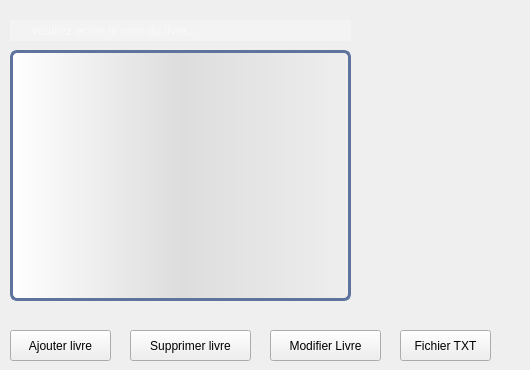
    <widget class="QWidget" name="page">
     <widget class="QPushButton" name="ajouter">
      <property name="geometry">
       <rect>
        <x>10</x>
        <y>330</y>
        <width>101</width>
        <height>31</height>
       </rect>
      </property>
      <property name="text">
       <string>Ajouter livre</string>
      </property>
     </widget>
     <widget class="QPushButton" name="supprimer">
      <property name="geometry">
       <rect>
        <x>130</x>
        <y>330</y>
        <width>121</width>
        <height>31</height>
       </rect>
      </property>
      <property name="text">
       <string>Supprimer livre</string>
      </property>
     </widget>
     <widget class="QTableView" name="afficher">
      <property name="geometry">
       <rect>
        <x>10</x>
        <y>50</y>
        <width>341</width>
        <height>251</height>
       </rect>
      </property>
      <property name="styleSheet">
       <string notr="true">QTableView {border: 3px solid #5E749C;text-align: top;padding: 4px;border-radius: 7px;border-bottom-left-radius: 7px;background: QLinearGradient( x1: 0, y1: 0, x2: 1, y2: 0,stop: 0 #fff, stop: 1 #eee,stop: 0.5 #ddd,stop: 1 #eee );width: 15px;}
QTableView::item:focus{selection-background-color: yellow;}
QScrollBar:vertical{ width: 20px; background: none; /* only these sort effect about width ...*/}
QScrollBar::handle:vertical{ border: 3px solid #5E749C;text-align: top;padding: 4px;border-radius: 5px; border-bottom-left-radius: 5px;background: QLinearGradient( x1: 0, y1: 0, x2: 1, y2: 0,stop: 0 #fff, stop: 1 #eee,stop: 0.5 #ddd,stop: 1 #eee ); width: 25px; min-height: 20px; max-height: 25px; /*these sort no effect*/ }
QScrollBar::add-page:vertical {border: 3px solid red;text-align: top;padding: 4px;border-radius: 5px; border-bottom-left-radius: 5px;background:  red; /* adding width: xx px; sorting no effect .. why? */}
QScrollBar::sub-page:vertical {border: 3px solid green;text-align: top;padding: 4px;border-radius: 5px; border-bottom-left-radius: 5px;background:  green; /* adding width: xx px; sorting no effect .. why? */ }
</string>
      </property>
     </widget>
     <widget class="QPushButton" name="modifier">
      <property name="geometry">
       <rect>
        <x>270</x>
        <y>330</y>
        <width>111</width>
        <height>31</height>
       </rect>
      </property>
      <property name="text">
       <string>Modifier Livre</string>
      </property>
     </widget>
     <widget class="QLineEdit" name="rechercher">
      <property name="geometry">
       <rect>
        <x>10</x>
        <y>20</y>
        <width>341</width>
        <height>21</height>
       </rect>
      </property>
      <property name="styleSheet">
       <string notr="true">QLineEdit {
    background: #f3f3f3;
    background-image: url(:/img/search.png); /* actual size, e.g. 16x16 */
    background-repeat: no-repeat;
    background-position: left;
    color: white;
    font-family: SegoeUI;
    font-size: 12px;
  border-top: 3px transparent;
            border-bottom: 3px transparent;
            border-right: 10px transparent;
            border-left: 10px transparent;
    padding: 2 2 2 20; /* left padding (last number) must be more than the icon's width */
}</string>
      </property>
      <property name="cursorPosition">
       <number>0</number>
      </property>
      <property name="placeholderText">
       <string>veuillez ecrire le nom du livre....</string>
      </property>
     </widget>
     <widget class="QPushButton" name="Excel_livre">
      <property name="geometry">
       <rect>
        <x>400</x>
        <y>330</y>
        <width>91</width>
        <height>31</height>
       </rect>
      </property>
      <property name="text">
       <string>Fichier TXT</string>
      </property>
     </widget>
     <widget class="QLabel" name="label_20">
      <property name="geometry">
       <rect>
        <x>370</x>
        <y>120</y>
        <width>151</width>
        <height>121</height>
       </rect>
      </property>
      <property name="text">
       <string/>
      </property>
      <property name="pixmap">
       <pixmap resource="image/img.qrc">:/img/books.png</pixmap>
      </property>
     </widget>
    </widget>
